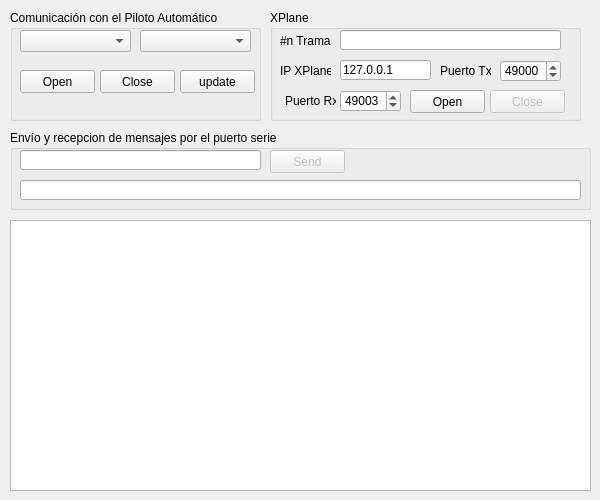
    <widget class="QWidget" name="tab_setup">
     <attribute name="title">
      <string>Setup</string>
     </attribute>
     <widget class="QGroupBox" name="autopilotCommunication">
      <property name="geometry">
       <rect>
        <x>10</x>
        <y>10</y>
        <width>251</width>
        <height>111</height>
       </rect>
      </property>
      <property name="title">
       <string>Comunicación con el Piloto Automático</string>
      </property>
      <widget class="QComboBox" name="comboBoxBaudSerie">
       <property name="geometry">
        <rect>
         <x>130</x>
         <y>20</y>
         <width>111</width>
         <height>22</height>
        </rect>
       </property>
      </widget>
      <widget class="QComboBox" name="comboBoxPuertoSerie">
       <property name="geometry">
        <rect>
         <x>10</x>
         <y>20</y>
         <width>111</width>
         <height>22</height>
        </rect>
       </property>
      </widget>
      <widget class="QPushButton" name="pushButtonSerialOpen">
       <property name="geometry">
        <rect>
         <x>10</x>
         <y>60</y>
         <width>75</width>
         <height>23</height>
        </rect>
       </property>
       <property name="text">
        <string>Open</string>
       </property>
      </widget>
      <widget class="QPushButton" name="pushButtonSerialClose">
       <property name="geometry">
        <rect>
         <x>90</x>
         <y>60</y>
         <width>75</width>
         <height>23</height>
        </rect>
       </property>
       <property name="text">
        <string>Close</string>
       </property>
      </widget>
      <widget class="QPushButton" name="pushButtonSerialUpdate">
       <property name="geometry">
        <rect>
         <x>170</x>
         <y>60</y>
         <width>75</width>
         <height>23</height>
        </rect>
       </property>
       <property name="text">
        <string>update</string>
       </property>
      </widget>
     </widget>
     <widget class="QGroupBox" name="groupBox">
      <property name="geometry">
       <rect>
        <x>10</x>
        <y>130</y>
        <width>581</width>
        <height>80</height>
       </rect>
      </property>
      <property name="title">
       <string>Envío y recepcion de mensajes por el puerto serie</string>
      </property>
      <widget class="QLineEdit" name="lineEditSerialCommand">
       <property name="enabled">
        <bool>true</bool>
       </property>
       <property name="geometry">
        <rect>
         <x>10</x>
         <y>20</y>
         <width>241</width>
         <height>20</height>
        </rect>
       </property>
      </widget>
      <widget class="QLineEdit" name="lineEditSerialReceived">
       <property name="enabled">
        <bool>true</bool>
       </property>
       <property name="geometry">
        <rect>
         <x>10</x>
         <y>50</y>
         <width>561</width>
         <height>20</height>
        </rect>
       </property>
      </widget>
      <widget class="QPushButton" name="pushButtonSerialSend">
       <property name="enabled">
        <bool>false</bool>
       </property>
       <property name="geometry">
        <rect>
         <x>260</x>
         <y>20</y>
         <width>75</width>
         <height>23</height>
        </rect>
       </property>
       <property name="text">
        <string>Send</string>
       </property>
       <property name="checkable">
        <bool>false</bool>
       </property>
      </widget>
     </widget>
     <widget class="QGroupBox" name="groupBox_2">
      <property name="geometry">
       <rect>
        <x>270</x>
        <y>10</y>
        <width>311</width>
        <height>111</height>
       </rect>
      </property>
      <property name="title">
       <string>XPlane</string>
      </property>
      <widget class="QLineEdit" name="lineEditXPlaneNumTramas">
       <property name="geometry">
        <rect>
         <x>70</x>
         <y>20</y>
         <width>221</width>
         <height>20</height>
        </rect>
       </property>
      </widget>
      <widget class="QLabel" name="label_5">
       <property name="geometry">
        <rect>
         <x>10</x>
         <y>20</y>
         <width>51</width>
         <height>21</height>
        </rect>
       </property>
       <property name="text">
        <string>#n Tramas:</string>
       </property>
      </widget>
      <widget class="QLineEdit" name="lineEditXPlaneIPTx">
       <property name="geometry">
        <rect>
         <x>70</x>
         <y>50</y>
         <width>91</width>
         <height>20</height>
        </rect>
       </property>
       <property name="text">
        <string>127.0.0.1</string>
       </property>
      </widget>
      <widget class="QSpinBox" name="spinBoxXPlaneUDPTxPort">
       <property name="geometry">
        <rect>
         <x>230</x>
         <y>50</y>
         <width>61</width>
         <height>22</height>
        </rect>
       </property>
       <property name="maximum">
        <number>65535</number>
       </property>
       <property name="value">
        <number>49000</number>
       </property>
      </widget>
      <widget class="QLabel" name="label_84">
       <property name="geometry">
        <rect>
         <x>10</x>
         <y>50</y>
         <width>51</width>
         <height>21</height>
        </rect>
       </property>
       <property name="text">
        <string>IP XPlane:</string>
       </property>
      </widget>
      <widget class="QLabel" name="label_85">
       <property name="geometry">
        <rect>
         <x>170</x>
         <y>50</y>
         <width>51</width>
         <height>21</height>
        </rect>
       </property>
       <property name="text">
        <string>Puerto Tx:</string>
       </property>
      </widget>
      <widget class="QPushButton" name="pushButtonXPlaneClose">
       <property name="enabled">
        <bool>false</bool>
       </property>
       <property name="geometry">
        <rect>
         <x>220</x>
         <y>80</y>
         <width>75</width>
         <height>23</height>
        </rect>
       </property>
       <property name="text">
        <string>Close</string>
       </property>
      </widget>
      <widget class="QSpinBox" name="spinBoxXPlaneUDPPort">
       <property name="geometry">
        <rect>
         <x>70</x>
         <y>80</y>
         <width>61</width>
         <height>22</height>
        </rect>
       </property>
       <property name="maximum">
        <number>65535</number>
       </property>
       <property name="value">
        <number>49003</number>
       </property>
      </widget>
      <widget class="QPushButton" name="pushButtonXPlaneOpen">
       <property name="geometry">
        <rect>
         <x>140</x>
         <y>80</y>
         <width>75</width>
         <height>23</height>
        </rect>
       </property>
       <property name="text">
        <string>Open</string>
       </property>
      </widget>
      <widget class="QLabel" name="label_4">
       <property name="geometry">
        <rect>
         <x>15</x>
         <y>80</y>
         <width>51</width>
         <height>21</height>
        </rect>
       </property>
       <property name="text">
        <string>Puerto Rx:</string>
       </property>
      </widget>
     </widget>
     <widget class="QTableView" name="tableViewXPlaneReceived">
      <property name="geometry">
       <rect>
        <x>10</x>
        <y>220</y>
        <width>581</width>
        <height>271</height>
       </rect>
      </property>
     </widget>
    </widget>
